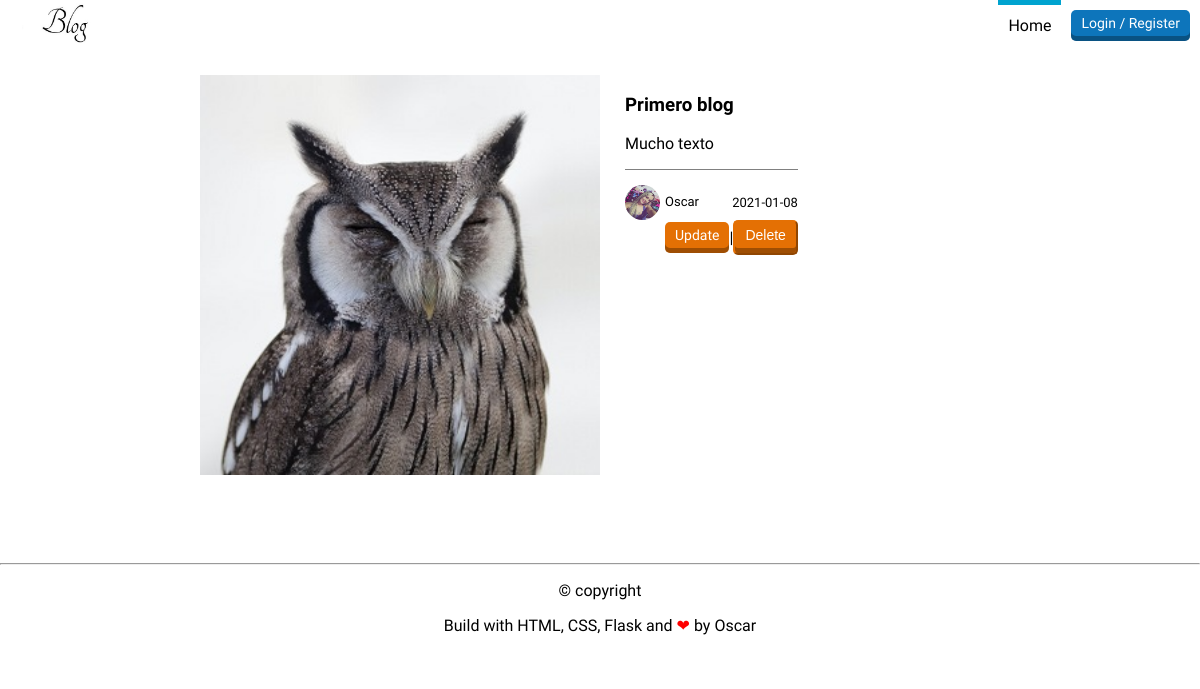
/post/1, run on the app's committed database.
### flaskblog/models.py (models this page shows, shortened)
class Post(db.Model):
    id = db.Column(db.Integer, primary_key=True)
    title = db.Column(db.String(100), nullable=False)
    date_posted = db.Column(db.DateTime, nullable=False, default=datetime.utcnow)
    content = db.Column(db.Text, nullable=False)
    user_id = db.Column(db.Integer, db.ForeignKey('user.id'), nullable=False)

class User(db.Model, UserMixin):
    id = db.Column(db.Integer, primary_key=True)
    username = db.Column(db.String(20), unique=True, nullable=False)
    email = db.Column(db.String(120), unique=True, nullable=False)
    image_file = db.Column(db.String(20), nullable=False, default='default.jpg')
    bio = db.Column(db.String(500), nullable=True, default=' ')
    facebook = db.Column(db.String(120), nullable=True, default=' ')
    twitter = db.Column(db.String(120), nullable=True, default=' ')
    password = db.Column(db.String(60), nullable=True, default=' ')
    posts = db.relationship('Post', backref='author', lazy=True)

### flaskblog/routes.py (the view)
@app.route("/post/<int:post_id>")
def post(post_id):
    post = Post.query.get_or_404(post_id)
    return render_template('post.html', title=post.title, post=post)

### flaskblog/templates/post.html
{% extends "layout.html" %}
{% block content %}
    <header>
        <a href="{{ url_for('home') }}">
            <img src="{{ url_for('static', filename='profile_pics/logo.jpg') }}" alt="logo" height="40">
        </a>
        <div class="header-right">
            {% if current_user.is_authenticated %}
            <nav>
                <ul>
                    <li><a href="{{ url_for('home') }}">Home</a></li>
                    <li><a href="{{ url_for('new_post') }}">New Post</a></li>
                    <li><a href="#">Agenda</a></li>
                    <li><a class="is-active" href="{{ url_for('home') }}">Blog</a></li>
                    <li><a href="#">Info</a></li>
                    <li><a href="{{ url_for('account') }}">Account</a></li>
                </ul>
            </nav>
                <a href="{{ url_for('logout') }}" class="button red">logout</a>
            {% else %}
            <nav>
                <ul>
                    <li><a href="{{ url_for('home') }}" class="is-active">Home</a></li>
                </ul>
            </nav>
                <a href="{{ url_for('login') }}" class="button blue">Login / Register</a>
            {% endif %}
        </div>
    </header>
    <div class="formulario">
        <div class="col3">
            <img src="{{ url_for('static', filename='profile_pics/img6.jpg') }}" alt="img2" width="400" height="400">
        </div>
        <div class="description">
            <h3>{{ post.title }}</h3>
            <p>
                {{ post.content }}
            </p>
            <div class="autor">
                <p>
                    <img src="{{ url_for('static', filename='profile_pics/' + post.author.image_file) }}"
                    alt="default" width="35px" height="35px"><span>{{ post.author.username }}</span>
                </p>
                <span>{{ post.date_posted.strftime('%Y-%m-%d') }}</span>
            </div>
            <nav>
                <ul>
                    <li><a href="{{ url_for('update_post', post_id=post.id) }}" class="button red">Update</a></li>
                    <li><form action="{{ url_for('delete_post', post_id=post.id)  }}" method=POST> <input class="button red" type="submit" value="Delete"></li>
                </ul>
            </nav>
        </div>
    </div>
{% endblock content %}

### flaskblog/static/estilo.css (style rules this page uses)
body { font-family: 'allerta', sans-serif; margin: 0; color: #515151; }
a { color: #515151; }
header { background: white; height: 50px; padding: 0 10px; display: flex; justify-content: space-between; align-items: center; }
.header-right { height: inherit; display: flex; align-items: center; }
.header-right .button { margin-left: 10px; }
.button { background: gray; box-shadow: inset 0 -5px 0 rgba(0, 0, 0, .3); font-size: 14px; padding: 5px 10px 10px 10px; border-radius: 5px; text-decoration: none; color: white; transition: .2s; }
.button.red { background: #e47004; border-color: #e47004; }
.button.blue { background: #0d75bb; border-color: #0d75bb; }
nav { height: inherit; margin: 0; }
nav ul { margin: 0; height: inherit; }
nav ul { display: flex; }
nav li { list-style: none; color: black; height: inherit; display: flex; align-items: center; }
nav li:after { content: "|"; display: inline-block; }
nav li:last-child:after { display: none; }
nav a { color: black; text-decoration: none; height: inherit; display: flex; padding: 0 10px; align-items: center; }
nav a.is-active { box-shadow: inset 0 5px 0 #00a3cf; }
.autor { display: flex; justify-content: space-between; align-items: center; font-size: 13px; border-top: 1px solid gray; padding-top: 15px; }
.autor img { border-radius: 50%; vertical-align: middle; margin-right: 5px; }
.autor p { margin: 0; }
.formulario { display: flex; width: 1000px; height: 460px; color: black; margin: 25px 0 0 200px; }
.col3, .col4 { display: flex; flex-direction: column; }
.col3 { margin-right: 25px; }

### data on the page
Post: title "Primero blog", content "Mucho texto", date_posted "2021-01-08"
User: image_file (picture), author.username "Oscar"
